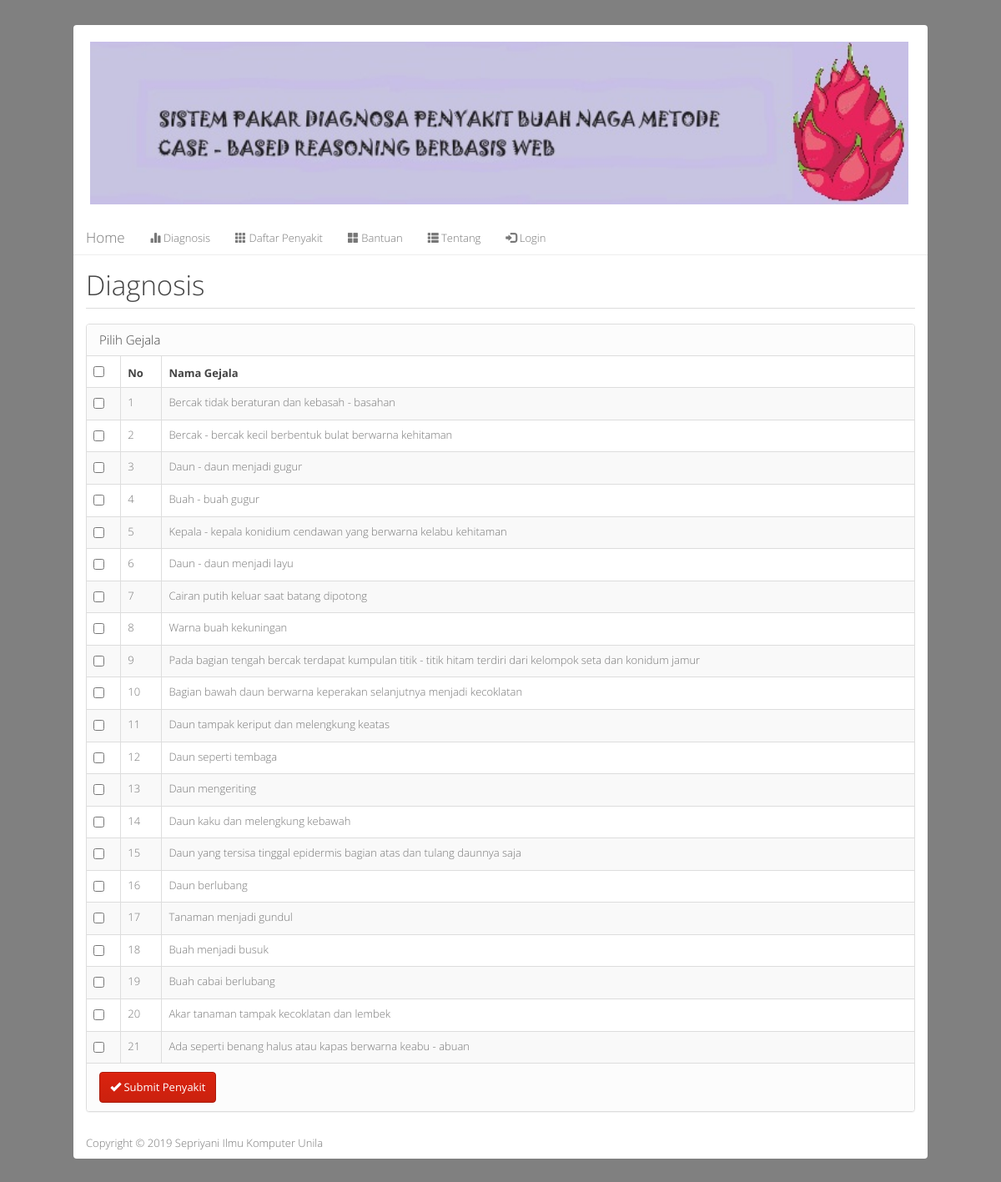
The app's page /?m=hitung with its own data.
### tables this page shows
CREATE TABLE `tb_gejala` (
  `kode_gejala` varchar(16) NOT NULL,
  `nama_gejala` varchar(255) NOT NULL DEFAULT '',
  `bobot` double NOT NULL DEFAULT '0',
  PRIMARY KEY (`kode_gejala`)
);

### functions.php (called while the page is built, shortened)
<?php
include'config.php';
include'includes/db.php';
$db = new DB($config['server'], $config['username'], $config['password'], $config['database_name']);
$mod = $_GET['m'];

### config.php (called while the page is built)
<?php
$config["server"]='localhost';
$config["username"]='root';
$config["password"]='';
$config["database_name"]='cbr_bobot';

### includes/db.php (called while the page is built, shortened)
<?php
class DB{
    var $conn = null;
    public function __construct($host, $username, $passwd, $dbname){
        $this->conn = mysqli_connect($host, $username, $passwd, $dbname);
    }
    public function query($sql){
        $query = mysqli_query($this->conn, $sql) or die('<pre>Error mysqli_query: ' . mysqli_error($this->conn) . '<br />' . $sql . '</pre>');
        return $query;
    }
    public function get_results($sql){
        $query = $this->query($sql);
        $arr = array();
        while($row = mysqli_fetch_object($query)){
            $arr[] = $row;
        }
        return $arr;
    }
}

### hitung.php (the view, shortened to what this page needs)
<div class="page-header">
    <h1>Diagnosis</h1>
</div>
<form action="?m=hasil" method="post">
    <div class="panel panel-default">
        <div class="panel-heading">
            <h3 class="panel-title">Pilih Gejala</h3>
        </div>
        <table class="table table-bordered table-hover table-striped">
        <thead>
            <tr>
                <th><input type="checkbox" id="checkAll" /></th>
                <th>No</th>
                <th>Nama Gejala</th>
            </tr>
        </thead>
        <?php
        $rows = $db->get_results("SELECT * FROM tb_gejala ORDER BY kode_gejala");
        $no=1;
        foreach($rows as $row):?>
        <tr>
            <td><input type="checkbox" name="gejala[]" value="<?=$row->kode_gejala?>" /></td>
            <td><?=$no++?></td>
            <td><?=$row->nama_gejala?></td>
        </tr>
        <?php endforeach;
        ?>
        </table>
        <div class="panel-footer">
            <button class="btn btn-primary"><span class="glyphicon glyphicon-ok"></span> Submit Penyakit</button>
        </div>
    </div>
</form>

### index.php (shortened to what this page needs)
<?php
include'functions.php';
?>
<!DOCTYPE html>
<html lang="en">
  <head>
    <link href="assets/css/simplex-bootstrap.min.css" rel="stylesheet"/>
    <link href="assets/css/general.css" rel="stylesheet"/>
  </head>
  <body>
    <div class="wrapper">
      <div class="header">
        <div class="row">
          <div class="col-md-3">
            <img src="assets/images/test1.jpg" height="195px">
          </div>
          <div class="col-md-9">
          </div>
        </div>
      </div>
      <nav class="navbar navbar-default navbar-static-top">
        <div class="container-fluid">
          <div class="navbar-header">
            <a class="navbar-brand" href="?">Home</a>
          </div>
          <div id="navbar" class="navbar-collapse collapse">
            <ul class="nav navbar-nav">
              <?php if($_SESSION['login']):?>
              <li><a href="?m=penyakit"><span class="glyphicon glyphicon-pushpin"></span> Penyakit</a></li>
              <li><a href="?m=gejala"><span class="glyphicon glyphicon-flash"></span> Gejala</a></li>
              <li><a href="?m=kasus"><span class="glyphicon glyphicon-time"></span> Kasus</a></li>
              <li><a href="?m=hitung"><span class="glyphicon glyphicon-stats"></span> Hitung</a></li>
              <li><a href="?m=password"><span class="glyphicon glyphicon-lock"></span> Password</a></li>
              <li><a href="aksi.php?act=logout"><span class="glyphicon glyphicon-log-out"></span> Logout</a></li>
              <?php else:?>
              <li><a href="?m=hitung"><span class="glyphicon glyphicon-stats"></span> Diagnosis</a></li>
              <li><a href="?m=penyakit_list"><span class="glyphicon glyphicon-th"></span> Daftar Penyakit</a></li>
              <li><a href="?m=bantuan"><span class="glyphicon glyphicon-th-large"></span> Bantuan</a></li>
              <li><a href="?m=tentang"><span class="glyphicon glyphicon-th-list"></span> Tentang</a></li>
              <li><a href="?m=login"><span class="glyphicon glyphicon-log-in"></span> Login</a></li>
              <?php endif?>
            </ul>
          </div>
        </div>
      </nav>
      <div class="container-fluid content">
      <?php
          if(file_exists($mod.'.php'))
              include $mod.'.php';
          else
              include 'home.php';
      ?>
      </div>
      <footer class="footer">
        <div class="container-fluid">
          <p>Copyright &copy; <?=date('Y')?> Sepriyani Ilmu Komputer Unila <em class="pull-right"></em></p>
        </div>
      </footer>
    </div>
  </body>
</html>

### assets/css/general.css (style rules this page uses)
.footer p { margin: 10px 0; }
.page-header { margin-top: 0; padding-bottom: 0; }
.page-header h1 { margin-top: 0; }
body { background: gray; }
.wrapper { max-width: 1024px; margin: 30px auto; background: white; border-radius: 4px; }
.header { padding:20px; }
.content { min-height: 500px }

### records on screen
tb_gejala: nama_gejala "Bercak tidak beraturan dan kebasah - basahan"
tb_gejala: nama_gejala "Bercak - bercak kecil berbentuk bulat berwarna kehitaman"
tb_gejala: nama_gejala "Daun - daun menjadi gugur"
tb_gejala: nama_gejala "Buah - buah gugur"
tb_gejala: nama_gejala "Kepala - kepala konidium cendawan yang berwarna kelabu kehitaman"
tb_gejala: nama_gejala "Daun - daun menjadi layu"
tb_gejala: nama_gejala "Cairan putih keluar saat batang dipotong"
tb_gejala: nama_gejala "Warna buah kekuningan"
tb_gejala: nama_gejala "Pada bagian tengah bercak terdapat kumpulan titik - titik hitam terdiri dari kelompok seta dan konidum jamur"
tb_gejala: nama_gejala "Bagian bawah daun berwarna keperakan selanjutnya menjadi kecoklatan"
tb_gejala: nama_gejala "Daun tampak keriput dan melengkung keatas"
tb_gejala: nama_gejala "Daun seperti tembaga"
tb_gejala: nama_gejala "Daun mengeriting"
tb_gejala: nama_gejala "Daun kaku dan melengkung kebawah"
tb_gejala: nama_gejala "Daun yang tersisa tinggal epidermis bagian atas dan tulang daunnya saja"
tb_gejala: nama_gejala "Daun berlubang"
tb_gejala: nama_gejala "Tanaman menjadi gundul"
tb_gejala: nama_gejala "Buah menjadi busuk"
tb_gejala: nama_gejala "Buah cabai berlubang"
tb_gejala: nama_gejala "Akar tanaman tampak kecoklatan dan lembek"
tb_gejala: nama_gejala "Ada seperti benang halus atau kapas berwarna keabu - abuan"
